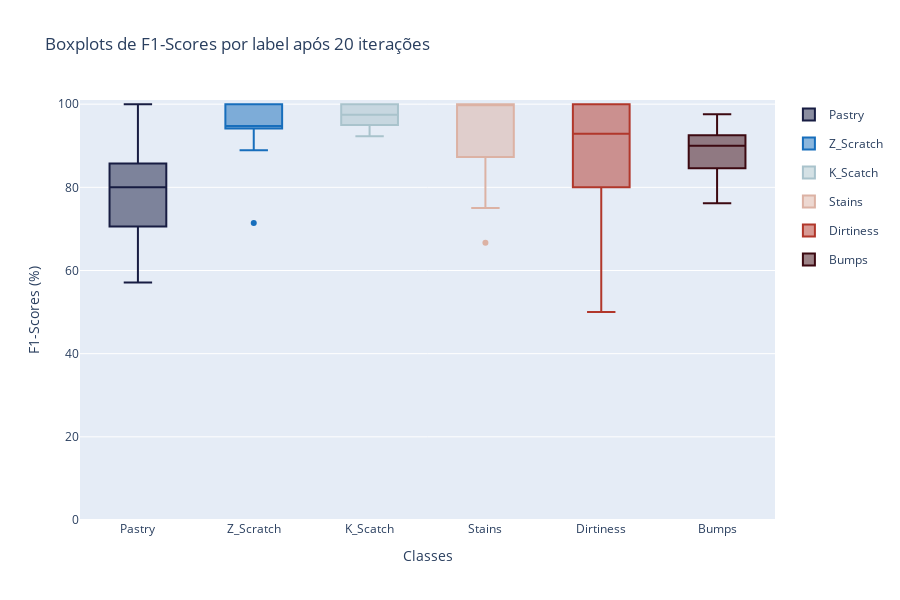

Notebook code cell kept with this figure:
### Code cell
plot_label_metrics(dt_imb_res, 'f1-scores', export=False, filename='tree_imb_f1', path='../figs/metrics_ensemble')

### Figure 1 — Plotly figure (JSON) as saved in the notebook; plotly's stock layout.template omitted (floating-point values rounded to 4 significant figures)
{"data": [{"legendgroup": "0", "marker": {"color": "rgb(23, 28, 66)"}, "name": "Pastry", "type": "box", "y": [87.5, 85.71, 66.67, 80, 93.33, 66.67, 70.59, 85.71, 75, 80, 63.16, 87.5, 70.59, 77.78, 75, 100, 80, 85.71, 85.71, 57.14]}, {"legendgroup": "1", "marker": {"color": "rgb(23, 110, 188)"}, "name": "Z_Scratch", "type": "box", "y": [100, 90.91, 100, 100, 94.74, 100, 100, 94.74, 100, 94.12, 71.43, 94.12, 94.12, 100, 94.12, 94.74, 100, 88.89, 100, 90.91]}, {"legendgroup": "2", "marker": {"color": "rgb(169, 195, 204)"}, "name": "K_Scatch", "type": "box", "y": [100, 94.44, 94.44, 100, 97.44, 100, 97.44, 100, 95, 92.31, 95.24, 100, 95, 97.44, 100, 94.74, 100, 100, 97.44, 100]}, {"legendgroup": "3", "marker": {"color": "rgb(220, 178, 164)"}, "name": "Stains", "type": "box", "y": [100, 100, 66.67, 100, 85.71, 75, 88.89, 100, 100, 100, 100, 100, 100, 100, 85.71, 100, 100, 100, 80, 100]}, {"legendgroup": "4", "marker": {"color": "rgb(177, 55, 43)"}, "name": "Dirtiness", "type": "box", "y": [100, 100, 100, 100, 85.71, 50, 50, 100, 100, 66.67, 100, 85.71, 75, 80, 100, 100, 80, 100, 80, 80]}, {"legendgroup": "5", "marker": {"color": "rgb(60, 9, 17)"}, "name": "Bumps", "type": "box", "y": [95, 90.48, 76.19, 92.68, 87.8, 83.72, 76.92, 93.33, 90, 92.31, 76.92, 95, 84.21, 90, 85, 97.56, 90.48, 90.48, 88.37, 87.18]}], "layout": {"autosize": true, "height": 600, "title": {"text": "Boxplots de F1-Scores por label após 20 iterações"}, "xaxis": {"title": {"text": "Classes"}}, "yaxis": {"range": [0, 101], "title": {"text": "F1-Scores (%)"}}}}
